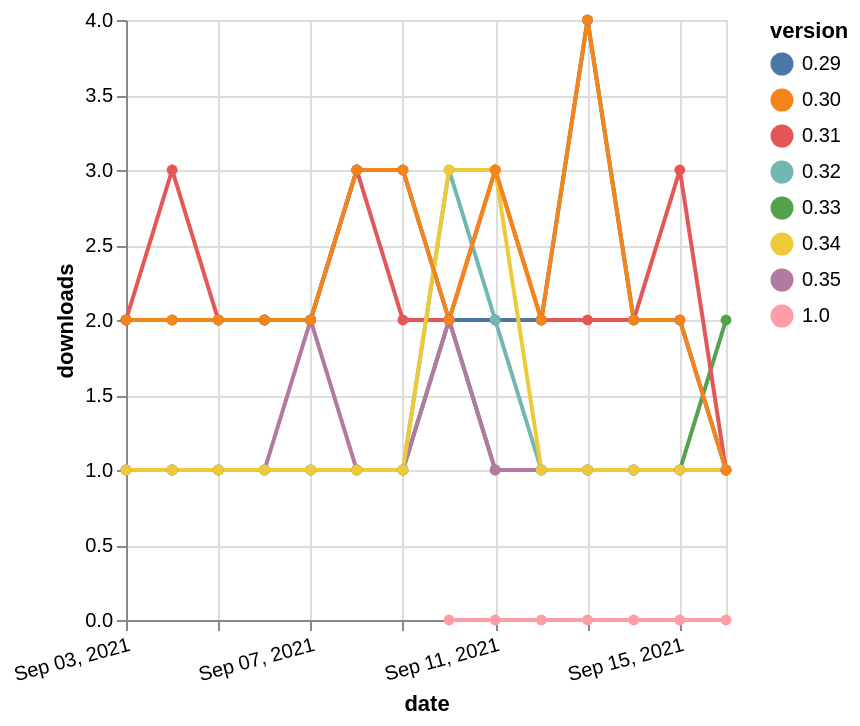

Vega-Lite specification stored for this chart:
### Vega-Lite specification from a JSON file in a GitHub repository (floating-point values rounded to 4 significant figures)
{"$schema": "https://vega.github.io/schema/vega-lite/v5.json", "description": "A simple bar chart with embedded data.", "data": {"values": [{"date": "2021-09-03", "total": 256, "delta": 1, "version": "0.33"}, {"date": "2021-09-04", "total": 257, "delta": 1, "version": "0.33"}, {"date": "2021-09-05", "total": 258, "delta": 1, "version": "0.33"}, {"date": "2021-09-06", "total": 259, "delta": 1, "version": "0.33"}, {"date": "2021-09-07", "total": 260, "delta": 1, "version": "0.33"}, {"date": "2021-09-08", "total": 261, "delta": 1, "version": "0.33"}, {"date": "2021-09-09", "total": 262, "delta": 1, "version": "0.33"}, {"date": "2021-09-10", "total": 264, "delta": 2, "version": "0.33"}, {"date": "2021-09-11", "total": 265, "delta": 1, "version": "0.33"}, {"date": "2021-09-12", "total": 266, "delta": 1, "version": "0.33"}, {"date": "2021-09-13", "total": 267, "delta": 1, "version": "0.33"}, {"date": "2021-09-14", "total": 268, "delta": 1, "version": "0.33"}, {"date": "2021-09-15", "total": 269, "delta": 1, "version": "0.33"}, {"date": "2021-09-16", "total": 271, "delta": 2, "version": "0.33"}, {"date": "2021-09-03", "total": 159, "delta": 1, "version": "0.35"}, {"date": "2021-09-04", "total": 160, "delta": 1, "version": "0.35"}, {"date": "2021-09-05", "total": 161, "delta": 1, "version": "0.35"}, {"date": "2021-09-06", "total": 162, "delta": 1, "version": "0.35"}, {"date": "2021-09-07", "total": 164, "delta": 2, "version": "0.35"}, {"date": "2021-09-08", "total": 165, "delta": 1, "version": "0.35"}, {"date": "2021-09-09", "total": 166, "delta": 1, "version": "0.35"}, {"date": "2021-09-10", "total": 168, "delta": 2, "version": "0.35"}, {"date": "2021-09-11", "total": 169, "delta": 1, "version": "0.35"}, {"date": "2021-09-12", "total": 170, "delta": 1, "version": "0.35"}, {"date": "2021-09-13", "total": 171, "delta": 1, "version": "0.35"}, {"date": "2021-09-14", "total": 172, "delta": 1, "version": "0.35"}, {"date": "2021-09-15", "total": 173, "delta": 1, "version": "0.35"}, {"date": "2021-09-16", "total": 174, "delta": 1, "version": "0.35"}, {"date": "2021-09-03", "total": 2242, "delta": 2, "version": "0.31"}, {"date": "2021-09-04", "total": 2245, "delta": 3, "version": "0.31"}, {"date": "2021-09-05", "total": 2247, "delta": 2, "version": "0.31"}, {"date": "2021-09-06", "total": 2249, "delta": 2, "version": "0.31"}, {"date": "2021-09-07", "total": 2251, "delta": 2, "version": "0.31"}, {"date": "2021-09-08", "total": 2254, "delta": 3, "version": "0.31"}, {"date": "2021-09-09", "total": 2256, "delta": 2, "version": "0.31"}, {"date": "2021-09-10", "total": 2258, "delta": 2, "version": "0.31"}, {"date": "2021-09-11", "total": 2261, "delta": 3, "version": "0.31"}, {"date": "2021-09-12", "total": 2263, "delta": 2, "version": "0.31"}, {"date": "2021-09-13", "total": 2265, "delta": 2, "version": "0.31"}, {"date": "2021-09-14", "total": 2267, "delta": 2, "version": "0.31"}, {"date": "2021-09-15", "total": 2270, "delta": 3, "version": "0.31"}, {"date": "2021-09-16", "total": 2271, "delta": 1, "version": "0.31"}, {"date": "2021-09-03", "total": 2336, "delta": 2, "version": "0.29"}, {"date": "2021-09-04", "total": 2338, "delta": 2, "version": "0.29"}, {"date": "2021-09-05", "total": 2340, "delta": 2, "version": "0.29"}, {"date": "2021-09-06", "total": 2342, "delta": 2, "version": "0.29"}, {"date": "2021-09-07", "total": 2344, "delta": 2, "version": "0.29"}, {"date": "2021-09-08", "total": 2347, "delta": 3, "version": "0.29"}, {"date": "2021-09-09", "total": 2350, "delta": 3, "version": "0.29"}, {"date": "2021-09-10", "total": 2352, "delta": 2, "version": "0.29"}, {"date": "2021-09-11", "total": 2354, "delta": 2, "version": "0.29"}, {"date": "2021-09-12", "total": 2356, "delta": 2, "version": "0.29"}, {"date": "2021-09-13", "total": 2360, "delta": 4, "version": "0.29"}, {"date": "2021-09-14", "total": 2362, "delta": 2, "version": "0.29"}, {"date": "2021-09-15", "total": 2364, "delta": 2, "version": "0.29"}, {"date": "2021-09-16", "total": 2365, "delta": 1, "version": "0.29"}, {"date": "2021-09-03", "total": 449, "delta": 1, "version": "0.32"}, {"date": "2021-09-04", "total": 450, "delta": 1, "version": "0.32"}, {"date": "2021-09-05", "total": 451, "delta": 1, "version": "0.32"}, {"date": "2021-09-06", "total": 452, "delta": 1, "version": "0.32"}, {"date": "2021-09-07", "total": 453, "delta": 1, "version": "0.32"}, {"date": "2021-09-08", "total": 454, "delta": 1, "version": "0.32"}, {"date": "2021-09-09", "total": 455, "delta": 1, "version": "0.32"}, {"date": "2021-09-10", "total": 458, "delta": 3, "version": "0.32"}, {"date": "2021-09-11", "total": 460, "delta": 2, "version": "0.32"}, {"date": "2021-09-12", "total": 461, "delta": 1, "version": "0.32"}, {"date": "2021-09-13", "total": 462, "delta": 1, "version": "0.32"}, {"date": "2021-09-14", "total": 463, "delta": 1, "version": "0.32"}, {"date": "2021-09-15", "total": 464, "delta": 1, "version": "0.32"}, {"date": "2021-09-16", "total": 465, "delta": 1, "version": "0.32"}, {"date": "2021-09-03", "total": 348, "delta": 1, "version": "0.34"}, {"date": "2021-09-04", "total": 349, "delta": 1, "version": "0.34"}, {"date": "2021-09-05", "total": 350, "delta": 1, "version": "0.34"}, {"date": "2021-09-06", "total": 351, "delta": 1, "version": "0.34"}, {"date": "2021-09-07", "total": 352, "delta": 1, "version": "0.34"}, {"date": "2021-09-08", "total": 353, "delta": 1, "version": "0.34"}, {"date": "2021-09-09", "total": 354, "delta": 1, "version": "0.34"}, {"date": "2021-09-10", "total": 357, "delta": 3, "version": "0.34"}, {"date": "2021-09-11", "total": 360, "delta": 3, "version": "0.34"}, {"date": "2021-09-12", "total": 361, "delta": 1, "version": "0.34"}, {"date": "2021-09-13", "total": 362, "delta": 1, "version": "0.34"}, {"date": "2021-09-14", "total": 363, "delta": 1, "version": "0.34"}, {"date": "2021-09-15", "total": 364, "delta": 1, "version": "0.34"}, {"date": "2021-09-16", "total": 365, "delta": 1, "version": "0.34"}, {"date": "2021-09-10", "total": 4, "delta": 0, "version": "1.0"}, {"date": "2021-09-11", "total": 10, "delta": 0, "version": "1.0"}, {"date": "2021-09-12", "total": 15, "delta": 0, "version": "1.0"}, {"date": "2021-09-13", "total": 18, "delta": 0, "version": "1.0"}, {"date": "2021-09-14", "total": 21, "delta": 0, "version": "1.0"}, {"date": "2021-09-15", "total": 23, "delta": 0, "version": "1.0"}, {"date": "2021-09-16", "total": 25, "delta": 0, "version": "1.0"}, {"date": "2021-09-03", "total": 2354, "delta": 2, "version": "0.30"}, {"date": "2021-09-04", "total": 2356, "delta": 2, "version": "0.30"}, {"date": "2021-09-05", "total": 2358, "delta": 2, "version": "0.30"}, {"date": "2021-09-06", "total": 2360, "delta": 2, "version": "0.30"}, {"date": "2021-09-07", "total": 2362, "delta": 2, "version": "0.30"}, {"date": "2021-09-08", "total": 2365, "delta": 3, "version": "0.30"}, {"date": "2021-09-09", "total": 2368, "delta": 3, "version": "0.30"}, {"date": "2021-09-10", "total": 2370, "delta": 2, "version": "0.30"}, {"date": "2021-09-11", "total": 2373, "delta": 3, "version": "0.30"}, {"date": "2021-09-12", "total": 2375, "delta": 2, "version": "0.30"}, {"date": "2021-09-13", "total": 2379, "delta": 4, "version": "0.30"}, {"date": "2021-09-14", "total": 2381, "delta": 2, "version": "0.30"}, {"date": "2021-09-15", "total": 2383, "delta": 2, "version": "0.30"}, {"date": "2021-09-16", "total": 2384, "delta": 1, "version": "0.30"}]}, "width": "container", "mark": {"type": "line", "point": {"filled": true}}, "encoding": {"x": {"field": "date", "type": "temporal", "timeUnit": "yearmonthdate", "title": "date", "axis": {"labelAngle": -15}}, "y": {"field": "delta", "type": "quantitative", "title": "downloads"}, "color": {"field": "version", "type": "nominal"}, "tooltip": {"field": "delta"}}}
